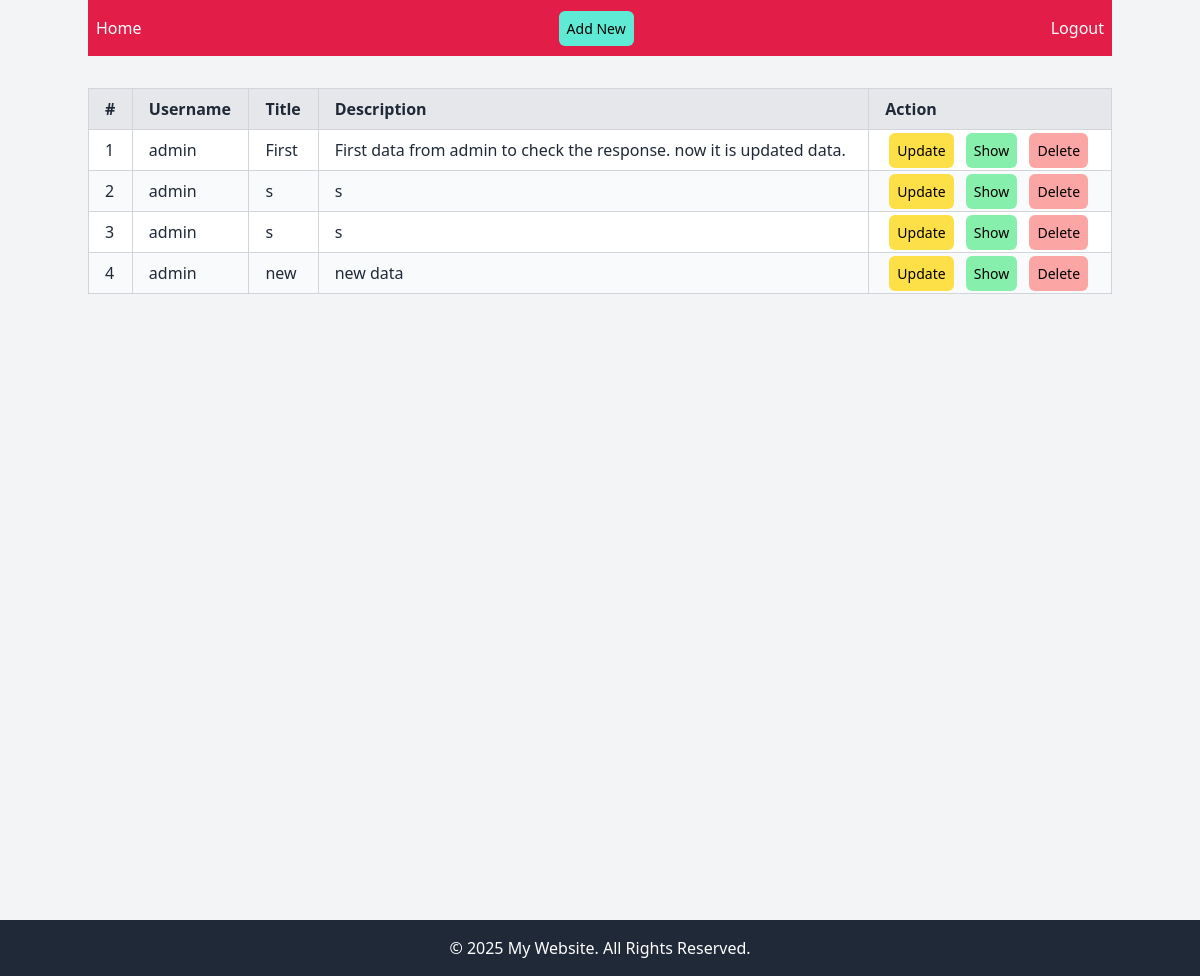
Before: / (signed in) with the older database file.
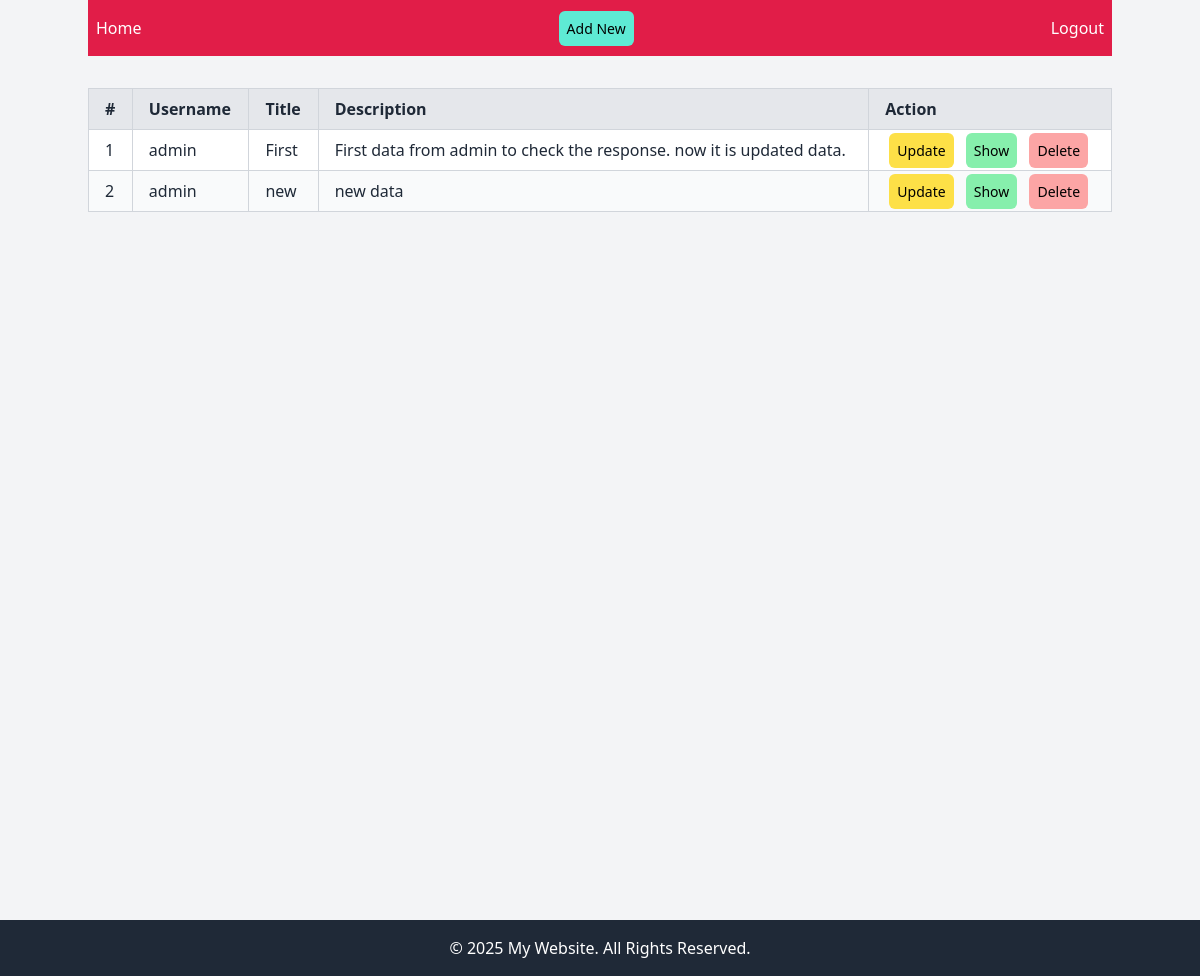
After: the same page with the newer database file.
### main/models.py (models this page shows, shortened)
class Data(models.Model):
    user = models.ForeignKey(User, on_delete=models.CASCADE)
    title = models.CharField(max_length=100)
    description = models.TextField()

### main/views.py (the view)
# urls.py: 2. Add a URL to urlpatterns:  path('', views.home, name='home')
@login_required(login_url='login')
def home(request):
    user = request.user
    data = Data.objects.filter(user=user)
    context = {
        'data':data
    }
    return render(request, 'home.html', context)

### main/templates/home.html (shortened to what this page needs)
{% extends "base.html" %}
{% load static %}
{% block content %}
<div class="container mx-auto mt-6 min-h-screen">
    <table class="table-auto border-collapse border border-gray-300 w-full text-left">
        <thead class="bg-gray-200">
            <tr>
                <th class="border border-gray-300 px-4 py-2">#</th>
                <th class="border border-gray-300 px-4 py-2">Username</th>
                <th class="border border-gray-300 px-4 py-2">Title</th>
                <th class="border border-gray-300 px-4 py-2">Description</th>
                <th class="border border-gray-300 px-4 py-2">Action</th>
            </tr>
        </thead>
        <tbody>
            {% for item in data %}
            <tr class="{% cycle 'bg-white' 'bg-gray-50' %}">
                <td class="border border-gray-300 px-4 py-2">{{ forloop.counter }}</td>
                <td class="border border-gray-300 px-4 py-2">{{ item.user.username }}</td>
                <td class="border border-gray-300 px-4 py-2">{{ item.title }}</td>
                <td class="border border-gray-300 px-4 py-2">{{ item.description|striptags|truncatechars:200 }}</td>
                <td class="border border-gray-300 px-4 py-2">
                    <a class="mx-1 bg-yellow-300 rounded-md p-2 text-sm text-black hover:shadow-md" href="{% url "update" item.id %}">Update</a>
                    <a class="mx-1 bg-green-300 rounded-md p-2 text-sm text-black hover:shadow-md" href="{% url "details" item.id %}">Show</a>
                    <a class="mx-1 bg-red-300 rounded-md p-2 text-sm text-black hover:shadow-md" href="{% url "delete" item.id %}">Delete</a>
                </td>
            </tr>
            {% empty %}
            <tr>
                <td colspan="4" class="border border-gray-300 px-4 py-2 text-center text-gray-500">
                    No data available.
                </td>
            </tr>
            {% endfor %}
        </tbody>
    </table>
</div>
{% endblock content %}

### templates/base.html (shortened to what this page needs)
<!DOCTYPE html>
{% load static %}
{% load static tailwind_tags %}
<html lang="en">
<head>
    {% tailwind_css %}
</head>
<body class="bg-gray-100 text-gray-800">
    <nav class="container mx-auto bg-rose-600 text-white py-4 px-2">
        <div class="flex justify-between items-center">
            <ul class="flex space-x-4">
                <li><a href="{% url 'home' %}" class="hover:underline">Home</a></li>
            </ul>
            <ul class="flex space-x-4">
                <li><a href="{% url 'add' %}" class="hover:underline mx-1 bg-teal-300 rounded-md p-2 text-sm text-black hover:shadow-md">Add New</a></li>
            </ul>
            <ul class="flex space-x-4">
                {% if user.is_authenticated %}
                <li><a href="{% url "logout" %}" class="hover:underline">Logout</a></li>
                {% else %}
                <li><a href="{% url "login" %}" class="hover:underline">Login</a></li>
                <li><a href="{% url "registration" %}" class="hover:underline">Registration</a></li>
                {% endif %}
            </ul>
        </div>
    </nav>
    <main class="container mx-auto my-8">
        {% block content %}{% endblock content %}
    </main>
    <footer class="bg-gray-800 text-white py-4">
        <div class="container mx-auto text-center">
            <p>&copy; 2025 My Website. All Rights Reserved.</p>
        </div>
    </footer>
</body>
</html>

Changed rows visible on the page:
removed Data: user.username "admin", title "s", description "s"
removed Data: user.username "admin", title "s", description "s"
